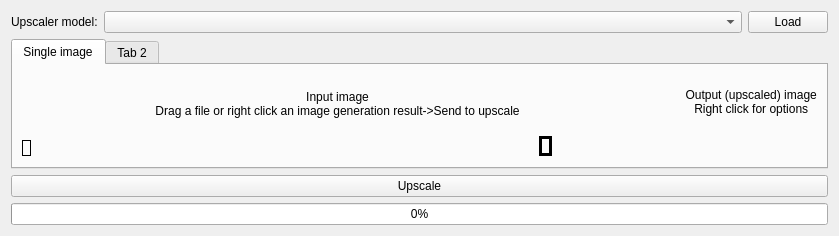
            <widget class="QWidget" name="tabUpscaling">
              <attribute name="title">
                <string>Upscaling</string>
              </attribute>
              <layout class="QVBoxLayout" name="verticalLayout_13">
                <item>
                  <layout class="QHBoxLayout" name="horizontalLayout_8">
                    <item>
                      <widget class="QLabel" name="label_11">
                        <property name="sizePolicy">
                          <sizepolicy hsizetype="Maximum" vsizetype="Preferred">
                            <horstretch>0</horstretch>
                            <verstretch>0</verstretch>
                          </sizepolicy>
                        </property>
                        <property name="text">
                          <string>Upscaler model:</string>
                        </property>
                      </widget>
                    </item>
                    <item>
                      <widget class="QComboBox" name="cbUpscalerModels"/>
                    </item>
                    <item>
                      <widget class="QPushButton" name="btnLoadUpscaler">
                        <property name="sizePolicy">
                          <sizepolicy hsizetype="Maximum" vsizetype="Fixed">
                            <horstretch>0</horstretch>
                            <verstretch>0</verstretch>
                          </sizepolicy>
                        </property>
                        <property name="text">
                          <string>Load</string>
                        </property>
                      </widget>
                    </item>
                  </layout>
                </item>
                <item>
                  <layout class="QVBoxLayout" name="verticalLayout_9">
                    <item>
                      <widget class="QTabWidget" name="tabsUpsOptions">
                        <property name="currentIndex">
                          <number>0</number>
                        </property>
                        <widget class="QWidget" name="tab_2">
                          <attribute name="title">
                            <string>Single image</string>
                          </attribute>
                          <layout class="QHBoxLayout" name="horizontalLayout_9">
                            <item>
                              <layout class="QVBoxLayout" name="verticalLayout_14">
                                <item>
                                  <widget class="QLabel" name="label_12">
                                    <property name="sizePolicy">
                                      <sizepolicy hsizetype="Maximum" vsizetype="Maximum">
                                        <horstretch>0</horstretch>
                                        <verstretch>0</verstretch>
                                      </sizepolicy>
                                    </property>
                                    <property name="text">
                                      <string>
                                        Input image
                                        Drag a file or right click an image generation result-&gt;Send to upscale
                                      </string>
                                    </property>
                                    <property name="alignment">
                                      <set>Qt::AlignCenter</set>
                                    </property>
                                  </widget>
                                </item>
                                <item>
                                  <widget class="ClickableImageLabel" name="lblUpscalePreImage">
                                    <property name="sizePolicy">
                                      <sizepolicy hsizetype="Maximum" vsizetype="Maximum">
                                        <horstretch>0</horstretch>
                                        <verstretch>0</verstretch>
                                      </sizepolicy>
                                    </property>
                                    <property name="acceptDrops">
                                      <bool>true</bool>
                                    </property>
                                    <property name="frameShape">
                                      <enum>QFrame::Box</enum>
                                    </property>
                                    <property name="text">
                                      <string/>
                                    </property>
                                    <property name="pixmap">
                                      <pixmap resource="stdres.qrc">:/res/white460.png</pixmap>
                                    </property>
                                  </widget>
                                </item>
                              </layout>
                            </item>
                            <item>
                              <widget class="QLabel" name="lblUpscaleArrow">
                                <property name="sizePolicy">
                                  <sizepolicy hsizetype="Maximum" vsizetype="Maximum">
                                    <horstretch>0</horstretch>
                                    <verstretch>0</verstretch>
                                  </sizepolicy>
                                </property>
                                <property name="text">
                                  <string/>
                                </property>
                                <property name="pixmap">
                                  <pixmap resource="stdres.qrc">:/res/chevrons.png</pixmap>
                                </property>
                              </widget>
                            </item>
                            <item>
                              <layout class="QVBoxLayout" name="verticalLayout_15">
                                <item>
                                  <layout class="QHBoxLayout" name="horizontalLayout_10">
                                    <item>
                                      <widget class="QLabel" name="label_13">
                                        <property name="sizePolicy">
                                          <sizepolicy hsizetype="Maximum" vsizetype="Maximum">
                                            <horstretch>0</horstretch>
                                            <verstretch>0</verstretch>
                                          </sizepolicy>
                                        </property>
                                        <property name="layoutDirection">
                                          <enum>Qt::LeftToRight</enum>
                                        </property>
                                        <property name="text">
                                          <string>
                                            Output (upscaled) image
                                            Right click for options
                                          </string>
                                        </property>
                                        <property name="alignment">
                                          <set>Qt::AlignCenter</set>
                                        </property>
                                        <property name="wordWrap">
                                          <bool>false</bool>
                                        </property>
                                      </widget>
                                    </item>
                                  </layout>
                                </item>
                                <item>
                                  <widget class="ClickableImageLabel" name="lblUpscalePostImg">
                                    <property name="sizePolicy">
                                      <sizepolicy hsizetype="Maximum" vsizetype="Maximum">
                                        <horstretch>0</horstretch>
                                        <verstretch>0</verstretch>
                                      </sizepolicy>
                                    </property>
                                    <property name="acceptDrops">
                                      <bool>false</bool>
                                    </property>
                                    <property name="frameShape">
                                      <enum>QFrame::Box</enum>
                                    </property>
                                    <property name="frameShadow">
                                      <enum>QFrame::Plain</enum>
                                    </property>
                                    <property name="lineWidth">
                                      <number>3</number>
                                    </property>
                                    <property name="midLineWidth">
                                      <number>1</number>
                                    </property>
                                    <property name="text">
                                      <string/>
                                    </property>
                                    <property name="pixmap">
                                      <pixmap resource="stdres.qrc">:/res/white512.png</pixmap>
                                    </property>
                                  </widget>
                                </item>
                              </layout>
                            </item>
                          </layout>
                        </widget>
                        <widget class="QWidget" name="tab_3">
                          <attribute name="title">
                            <string>Tab 2</string>
                          </attribute>
                        </widget>
                      </widget>
                    </item>
                  </layout>
                </item>
                <item>
                  <widget class="QPushButton" name="btnUpscale">
                    <property name="text">
                      <string>Upscale</string>
                    </property>
                  </widget>
                </item>
                <item>
                  <widget class="QProgressBar" name="pgbUpscaleProg">
                    <property name="value">
                      <number>0</number>
                    </property>
                  </widget>
                </item>
              </layout>
            </widget>
